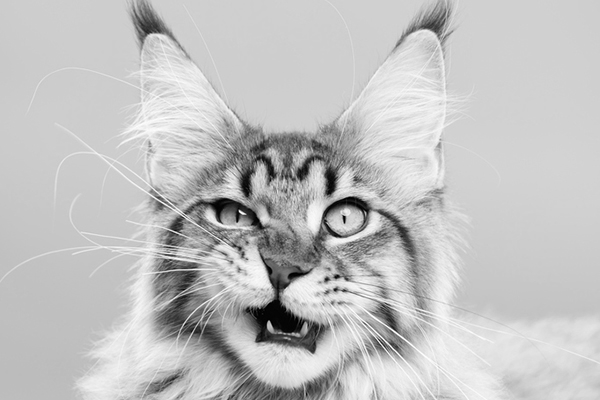
#> input picture images/cat-gray.png, 600 x 400 px
$ python xt.py
#> lines starting #> are read from the running program, lines starting #| are printed output that depends on the picture
import numpy as np
from scipy.ndimage import map_coordinates
import scipy.sparse as sparse
from PIL import Image

import matplotlib.pyplot as plt

def zoom(input, factor, order=0, mode='nearest'):
    indices = np.indices(np.array(input.shape)*factor)/factor
    return map_coordinates(input, indices, order=order, mode=mode)


def compress(arr, depth=1, order=0, epsilon=0):
    """
    Args:
        arr     (ndarray): 2d array
        depth      (int) : Positive integer. Number of compression
        order      (int) : Spline interpolation order
        iterations. 2^depth must be less than the min dimention of arr
        epsilon (float) : Threshold below which errors are set to zero
    """

    compressed = np.zeros_like(arr)
    for i in range(depth):
        s = 2**i    # Stride
        # View image data with the given stride
        anchor = arr[::s, ::s]
        n0, n1 = anchor.shape

        interp = zoom(anchor[::2,::2], 2, order=order)[:n0,:n1]
        error = anchor - interp

        mask = np.abs(error) > epsilon
        # Save error values that exceed epsilon
        compressed[::s,::s][mask] = error[mask]
    #return compressed, anchor[::2,::2]
    return compressed, anchor[::2,::2]


def decompress(c, anchor, depth=1, order=0):
    """
    Args:
        arr     (ndarray):
        depth      (int) : Positive integer.
        order      (int) : Spline interpolation order
        epsilon (number) :
            Should be a valid value in arr.dtype
    """

    for i in reversed(range(depth)):
        s = 2**i
        error = c[::s,::s]
        n0,n1 = error.shape

        interp = zoom(anchor, 2, order=order)[:n0,:n1]
        anchor = error + interp
        error[...] = 0

    return anchor

if __name__ == "__main__":

    def to_pil_image(x, dtype=np.uint8):
        scaled = np.interp(x, [x.min(), x.max()], [0,255])
        scaled = np.clip(scaled.round(0),0,255).astype(dtype)
        return Image.fromarray(scaled)

    im = Image.open('images/cat-gray.png')
#> im is the input picture: PIL image 600x400 L; min 0, max 255, mean 193.5

    depth = 7

    # Scale image to reduce floating point errors
    input = np.array(im, dtype=np.float32)/255

    for order in (0,1,3):
        for epsilon in (0, 2.5, 10, 25):

            c, a = compress(input, depth=depth, order=order, epsilon=epsilon/255)
            pnz = len(c.nonzero()[0])/c.size * 100    # Percent non-zero
            cim = to_pil_image(c).save(f'images/c_eps-{epsilon}_ord-{order}.png')

            #dok = sparse.dok_matrix(c.copy())
            dc = decompress(c, a, depth=depth, order=order)
            dcim = to_pil_image(dc).save(f'images/dc_eps-{epsilon}_ord-{order}.png')

            error = dc - input
            perr = np.abs(error*255).round(0).sum()/error.size
            dcim = to_pil_image(error).save(f'images/error_eps-{epsilon}_ord-{order}.png')
            print(f'Epsilon: {epsilon}, order: {order}, non-zero: {pnz:.1f}%, error {perr:.1f}%')

            if epsilon == 0:
                assert np.allclose(input, dc, atol=1e-6)
#> this loop made 3 passes
#> pass 1, `cim = to_pil_image(c).save(f'images/c_eps-{epsilon}_ord-{order}.png')`:
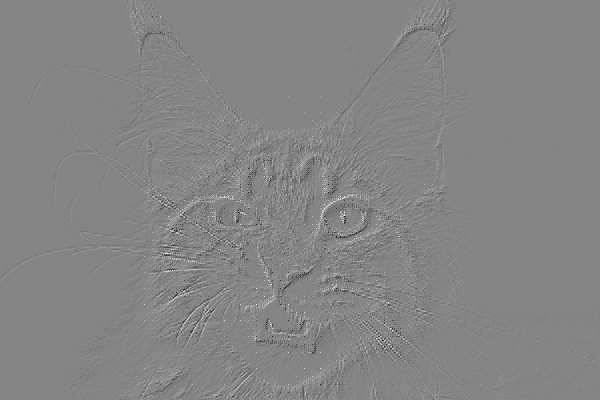
#> saved as c_eps-0_ord-0.png: PIL image 600x400 L; min 0, max 255, mean 133
#> pass 1, `dcim = to_pil_image(error).save(f'images/error_eps-{epsilon}_ord-{orde..`:
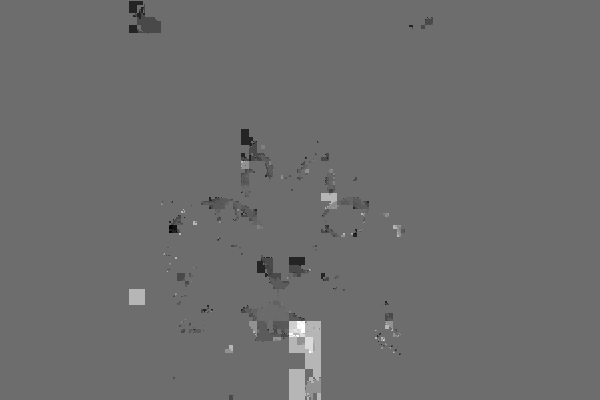
#> saved as error_eps-0_ord-0.png: PIL image 600x400 L; min 0, max 255, mean 109.2
#> after the loop: c: shape (400, 600) float32; every value is 0
#> after the loop:
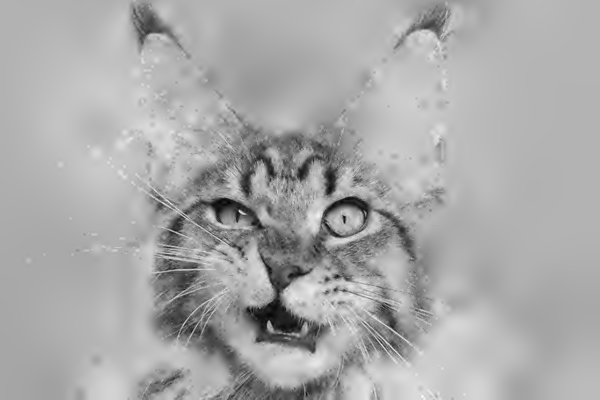
#> dc: shape (400, 600) float32; min -0.123, max 1.2, mean 0.758; drawn with min black and max white
#> after the loop:
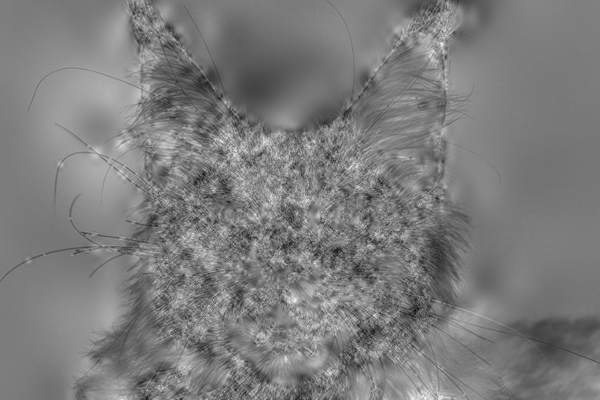
#> error: shape (400, 600) float32; min -0.318, max 0.33, mean -0.000959; drawn with min black and max white
